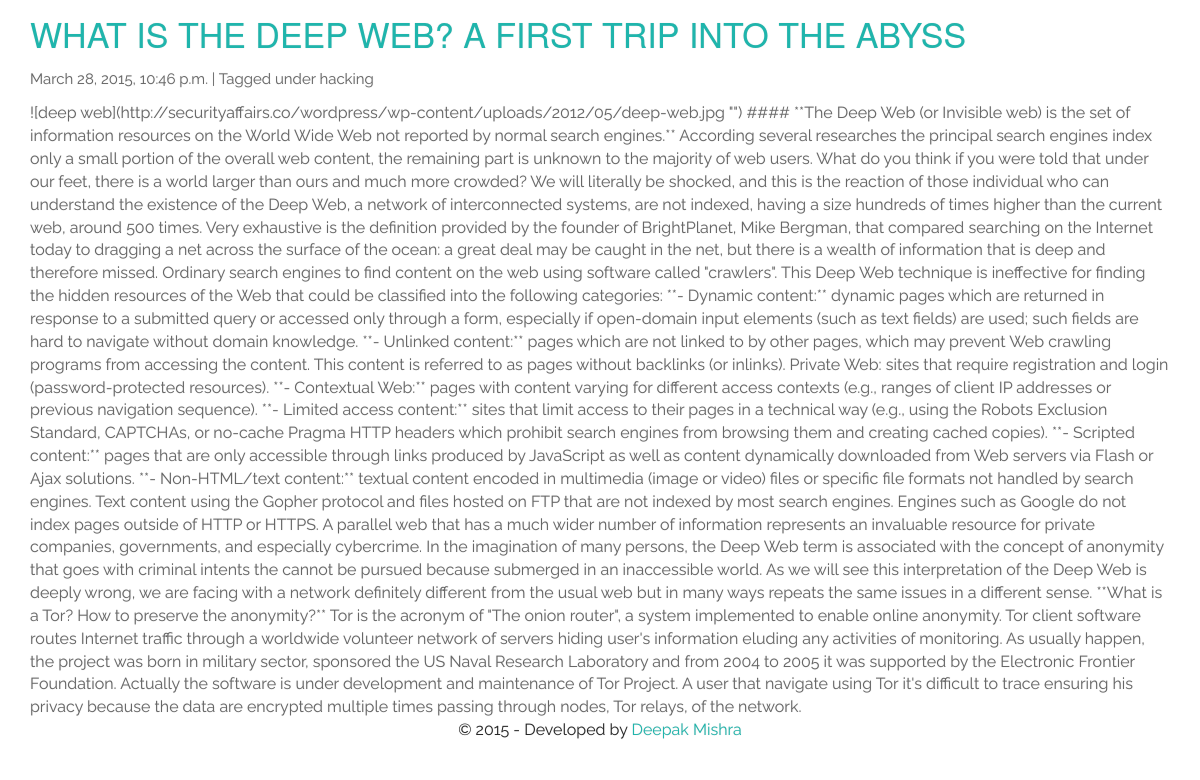
Screenshot of /entry/what-deep-web with the database file from the repository.
### blog/models.py (models this page shows, shortened)
class Entry(models.Model):
    title = models.CharField(max_length=200)
    summary = models.TextField()
    body = models.TextField()
    slug = models.SlugField(max_length=200, unique=True)
    publish = models.BooleanField(default=True)
    created = models.DateTimeField(auto_now_add=True)
    modified = models.DateTimeField(auto_now=True)
    tags = models.ManyToManyField(Tag)
    objects = EntryQuerySet.as_manager()
    class Meta:
        verbose_name = "Blog Entry"
        verbose_name_plural = "Blog Entries"
        ordering = ["-created"]

class Tag(models.Model):
    slug = models.SlugField(max_length=200, unique=True)
    def __str__(self):
        return self.slug

### blog/views.py (the view)
# urls.py: url(r'^entry/(?P<slug>\S+)$', views.BlogDetail.as_view(), name="entry_detail"),
class BlogDetail(generic.DetailView):
    model = models.Entry
    template_name = "post.html"

### templates/post.html (shortened to what this page needs)
{% load staticfiles %}
<!DOCTYPE html>
<html lang="en">
  <head>
    <link href="{% static "css/bootstrap.min.css" %}" rel="stylesheet">
    <link href="{% static "css/font-awesome.min.css" %}" rel="stylesheet">
    <link href="{% static "css/linecons-font-style.css" %}" rel="stylesheet">
    <link href="{% static "css/style.css" %}" rel="stylesheet">
    <link href="{% static "css/owl.carousel.css" %}" rel="stylesheet">
  </head>
  <body>
<div id="blog-page" class="blog-page" >
    <div class="container">
      <div class="row">
        <div id="post-container" class="col-md-12" role="main">
          {% load django_markdown %}
			{% block blog_entries %}
  			<div class="post">
    			<h2><a href="{% url "entry_detail" slug=object.slug %}">{{ object.title }}</a></h2>
    			<p class="meta">
      			{{ object.created }} |
      				Tagged under {{  object.tags.all|join:", " }}
    			</p>
    			{{ object.body|markdown }}
  			</div>
			{% endblock %}
        </div>
      </div>
    </div>
    <footer id="footer-section">
    <div class="copyright">
      <div class="container">
        &copy; 2015 - Developed by <a href="www.dpkkmishra.me">Deepak Mishra</a>
      </div>
    </div>
  </footer>
  </body>
</html>

### rows the page displays
Entry: title "WHAT IS THE DEEP WEB? A FIRST TRIP INTO THE ABYSS", created "March 28, 2015, 10:46 p.m.", tags.all "hacking", body "![deep web](http://securityaffairs.co/wordpress/wp-content/uploads/2012/05/deep-web.jpg \"\") #### **The Deep Web (or Invisible web) is the set of information resources on the World Wide Web not reported by normal search engines.** According several researches the principal search engines index only a small portion of the overall web content, the remaining part is unknown to the majority of web users. What do you think if you were told that under our feet, there is a world larger than ours and much more crowded? We will literally be shocked, and this is the reaction of those individual who can understand the existence of the Deep Web, a network of interconnected systems, are not indexed,…"
